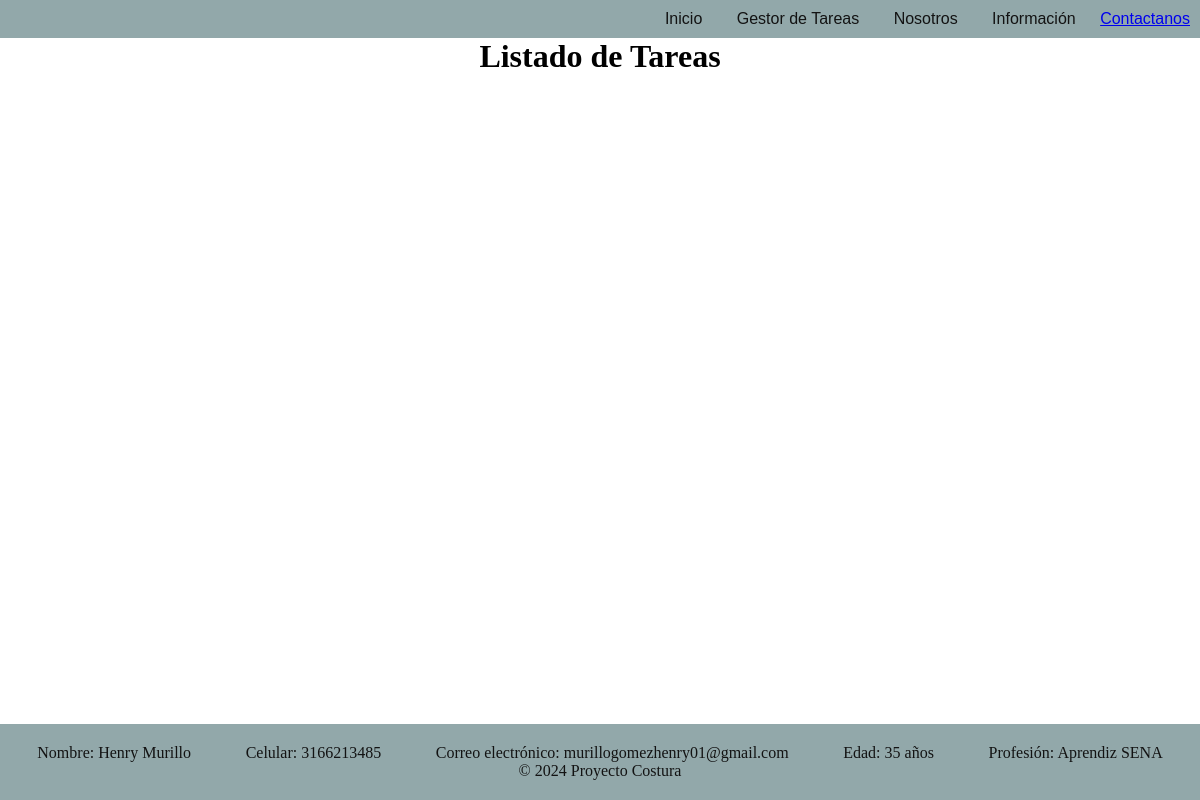
The app's page /listar_tareas/, older data.
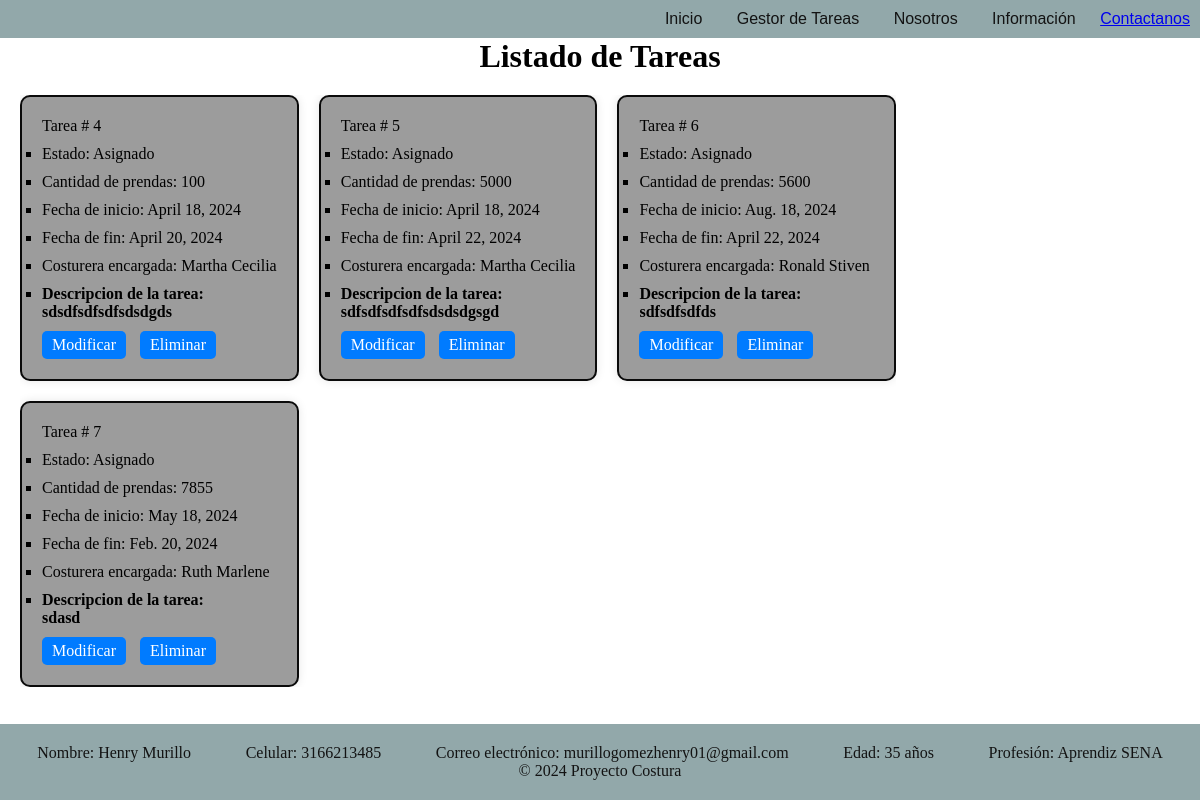
The same page, newer data.
### fabrica/models.py (models this page shows)
class Tareas(models.Model):
    descripcion = models.TextField()
    cant_prendas = models.IntegerField()
    fecha_ini = models.DateField()
    fecha_fin = models.DateField()
    estado = models.ForeignKey(Estado, on_delete=models.CASCADE)
    fabrica = models.ForeignKey(Fabrica, on_delete=models.CASCADE)
    costurera = models.ForeignKey(Costureras, on_delete=models.SET_NULL, null=True, blank=True)

class Estado(models.Model):
    nombre = models.CharField(max_length=100)
    def __str__(self):
        return self.nombre

class Costureras(models.Model):
    GENERO_CHOICES = [
        ('M', 'Masculino'),
        ('F', 'Femenino'),
        ('O', 'Otro'),
    ]
    identificacion = models.CharField(primary_key=True, max_length=50)
    nombre = models.CharField(max_length=100)
    apellido = models.CharField(max_length=100)
    fecha_nacimiento = models.DateField()
    direccion = models.CharField(max_length=200)
    genero = models.CharField(max_length=1, choices=GENERO_CHOICES)
    def __str__(self):
        return self.nombre

### fabrica/views.py (the view)
# urls.py: path('listar_tareas/', views.lista_tareas, name='lista_tareas'),
def lista_tareas(request):
    tareas = Tareas.objects.all()
    return render(request, 'lista_tareas.html', {'tareas': tareas})

### templates/lista_tareas.html (shortened to what this page needs)
{% extends "layouts/app.html" %}
{% block content %}
<div class="task-list-container">
  <h1>Listado de Tareas</h1>
  <div class="grid-container">
    {% for tarea in tareas %}
    <div class="grid-item">
    <ul>
        <p>Tarea #  {{ tarea.id }}</p>
      <li><p>Estado: {{ tarea.estado }}</p></li>
      <li><p>Cantidad de prendas: {{ tarea.cant_prendas }}</p></li>
      <li><p>Fecha de inicio: {{ tarea.fecha_ini }}</p></li>
      <li><p>Fecha de fin: {{ tarea.fecha_fin }}</p></li>
      <li><p>Costurera encargada: {{ tarea.costurera }}</p></li>
      <li><h2>Descripcion de la tarea: <br> {{ tarea.descripcion }}</h2></li>
    </ul>
      <div class="task-buttons">
        <a href="{% url 'modificar_tarea' tarea.id %}" class="btn-modify">Modificar</a>
        <a href="{% url 'eliminar_tarea' tarea.id %}" class="btn-delete">Eliminar</a>
    </div>
</div>
    {% endfor %}
  </div>
</div>
{% endblock %}

### templates/layouts/app.html (shortened to what this page needs)
{% load static %}
<!DOCTYPE html>
<html lang="en">
<head>
  <link rel="stylesheet" href="{% static 'styles.css' %}">
</head>
<body>
  <nav class="navbar">
    <ul class="navbar-menu">
      <li class="navbar-item">
        <a href="{% url 'index' %}" class="navbar-link">Inicio</a>
      </li>
      <li class="navbar-item">
        <a href="#" class="navbar-link">Gestor de Tareas</a>
      </li>
      <li class="navbar-item"><a href="#" class="navbar-link">Nosotros</a></li>
      <li class="navbar-item"><a href="#" class="navbar-link">Información</a></li>
      <li class="navbar-item"><a href="{% url 'contactanos' %}">Contactanos</a></li>
    </ul>
  </nav>
  <div class="content">
    {% block content %}{% endblock %}
  </div>
  <footer class="footer">
    <div class="footer-info">
      <span>Nombre: Henry Murillo</span>
      <span>Celular: 3166213485</span>
      <span>Correo electrónico: murillogomezhenry01@gmail.com</span>
      <span>Edad: 35 años</span>
      <span>Profesión: Aprendiz SENA</span>
    </div>
    <div>© 2024 Proyecto Costura</div>
  </footer>
</body>
</html>

### static/styles.css (style rules this page uses)
* { box-sizing: border-box; padding: 0; margin: 0; }
body { display: flex; flex-direction: column; min-height: 100vh; margin: 0; position: relative; }
.task-list-container { margin: 0 20px; }
.grid-container { display: grid; grid-template-columns: 1fr 1fr 1fr ; gap: 20px; overflow: hidden; max-width: max-content; }
.grid-item { background-color: #9c9c9c; padding: 20px; border-radius: 10px; box-shadow: 0 0 10px rgba(0, 0, 0, 0.1); border: 2px solid #0a0a0a; }
.grid-item h2 { font-size: 16px; margin-bottom: 10px; }
.grid-item p { font-size: px; margin-bottom: 10px; }
.grid-item:nth-child(3n) { margin-right: 0; }
.grid-container::after { content: ""; display: table; clear: both; }
.task-buttons { margin-top: 10px; }
.btn-modify, .btn-delete { display: inline-block; padding: 5px 10px; margin-right: 10px; text-decoration: none; background-color: #007bff; color: #fff; border: none; border-radius: 5px; }
.task-list-container h1 { text-align: center; margin-bottom: 20px; }
.task-list-container ul { list-style-type: square; }
.navbar { background-color: #92a8aa; padding: 10px; text-align: right; font-family: "Gill Sans Extrabold", Helvetica, sans-serif; text-align: right; font-family: "Gill Sans Extrabold", Helvetica, sans-serif; }
.navbar-menu { list-style-type: none; padding: 0; margin: 0; display: inline-block; }
.navbar-item { display: inline-block; margin-left: 10px; }
.navbar-link { color: #131313; text-decoration: none; padding: 10px; border-radius: 5px; transition: background-color 0.3s; }
.navbar-link { color: #131313; text-decoration: none; padding: 10px; border-radius: 5px; }
.footer { background-color: #92a8aa; color: #131313; padding: 20px; text-align: center; position: absolute; bottom: 0; width: 100%; }
.footer-info { display: flex; justify-content: center; justify-content: space-around; flex-wrap: wrap; }
.footer-info span { margin-right: 20px; }
.footer-info span:last-child { margin-right: 0; }

Row changes from the older to the newer data that the page shows:
added Tareas: id "4", estado "Asignado", cant_prendas "100", fecha_ini "April 18, 2024", fecha_fin "April 20, 2024", costurera "Martha Cecilia", descripcion "sdsdfsdfsdfsdsdgds"
added Tareas: id "5", estado "Asignado", cant_prendas "5000", fecha_ini "April 18, 2024", fecha_fin "April 22, 2024", costurera "Martha Cecilia", descripcion "sdfsdfsdfsdfsdsdsdgsgd"
added Tareas: id "6", estado "Asignado", cant_prendas "5600", fecha_ini "Aug. 18, 2024", fecha_fin "April 22, 2024", costurera "Ronald Stiven", descripcion "sdfsdfsdfds"
added Tareas: id "7", estado "Asignado", cant_prendas "7855", fecha_ini "May 18, 2024", fecha_fin "Feb. 20, 2024", costurera "Ruth Marlene", descripcion "sdasd"
